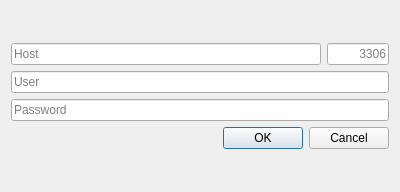
<?xml version="1.0" encoding="UTF-8"?>
<ui version="4.0">
 <class>NewConnectionWindow</class>
 <widget class="QDialog" name="NewConnectionWindow">
  <property name="geometry">
   <rect>
    <x>0</x>
    <y>0</y>
    <width>400</width>
    <height>192</height>
   </rect>
  </property>
  <property name="windowTitle">
   <string>Dialog</string>
  </property>
  <layout class="QVBoxLayout" name="verticalLayout_2">
   <item>
    <layout class="QVBoxLayout" name="verticalLayout">
     <item>
      <layout class="QHBoxLayout" name="horizontalLayout" stretch="5,1">
       <property name="spacing">
        <number>6</number>
       </property>
       <property name="sizeConstraint">
        <enum>QLayout::SetMinAndMaxSize</enum>
       </property>
       <item>
        <widget class="QLineEdit" name="lineEdit">
         <property name="sizePolicy">
          <sizepolicy hsizetype="Expanding" vsizetype="Fixed">
           <horstretch>0</horstretch>
           <verstretch>0</verstretch>
          </sizepolicy>
         </property>
         <property name="placeholderText">
          <string>Host</string>
         </property>
        </widget>
       </item>
       <item>
        <widget class="QLineEdit" name="lineEdit_4">
         <property name="sizePolicy">
          <sizepolicy hsizetype="Preferred" vsizetype="Fixed">
           <horstretch>0</horstretch>
           <verstretch>0</verstretch>
          </sizepolicy>
         </property>
         <property name="maxLength">
          <number>4</number>
         </property>
         <property name="alignment">
          <set>Qt::AlignRight|Qt::AlignTrailing|Qt::AlignVCenter</set>
         </property>
         <property name="placeholderText">
          <string>3306</string>
         </property>
        </widget>
       </item>
      </layout>
     </item>
     <item>
      <widget class="QLineEdit" name="lineEdit_2">
       <property name="placeholderText">
        <string>User</string>
       </property>
      </widget>
     </item>
     <item>
      <widget class="QLineEdit" name="lineEdit_3">
       <property name="placeholderText">
        <string>Password</string>
       </property>
      </widget>
     </item>
     <item>
      <widget class="QDialogButtonBox" name="buttonBox">
       <property name="orientation">
        <enum>Qt::Horizontal</enum>
       </property>
       <property name="standardButtons">
        <set>QDialogButtonBox::Cancel|QDialogButtonBox::Ok</set>
       </property>
      </widget>
     </item>
    </layout>
   </item>
  </layout>
 </widget>
 <tabstops>
  <tabstop>lineEdit</tabstop>
  <tabstop>lineEdit_4</tabstop>
  <tabstop>lineEdit_2</tabstop>
  <tabstop>lineEdit_3</tabstop>
 </tabstops>
 <resources/>
 <connections>
  <connection>
   <sender>buttonBox</sender>
   <signal>accepted()</signal>
   <receiver>NewConnectionWindow</receiver>
   <slot>accept()</slot>
   <hints>
    <hint type="sourcelabel">
     <x>228</x>
     <y>171</y>
    </hint>
    <hint type="destinationlabel">
     <x>157</x>
     <y>191</y>
    </hint>
   </hints>
  </connection>
  <connection>
   <sender>buttonBox</sender>
   <signal>rejected()</signal>
   <receiver>NewConnectionWindow</receiver>
   <slot>reject()</slot>
   <hints>
    <hint type="sourcelabel">
     <x>296</x>
     <y>177</y>
    </hint>
    <hint type="destinationlabel">
     <x>286</x>
     <y>191</y>
    </hint>
   </hints>
  </connection>
 </connections>
</ui>
